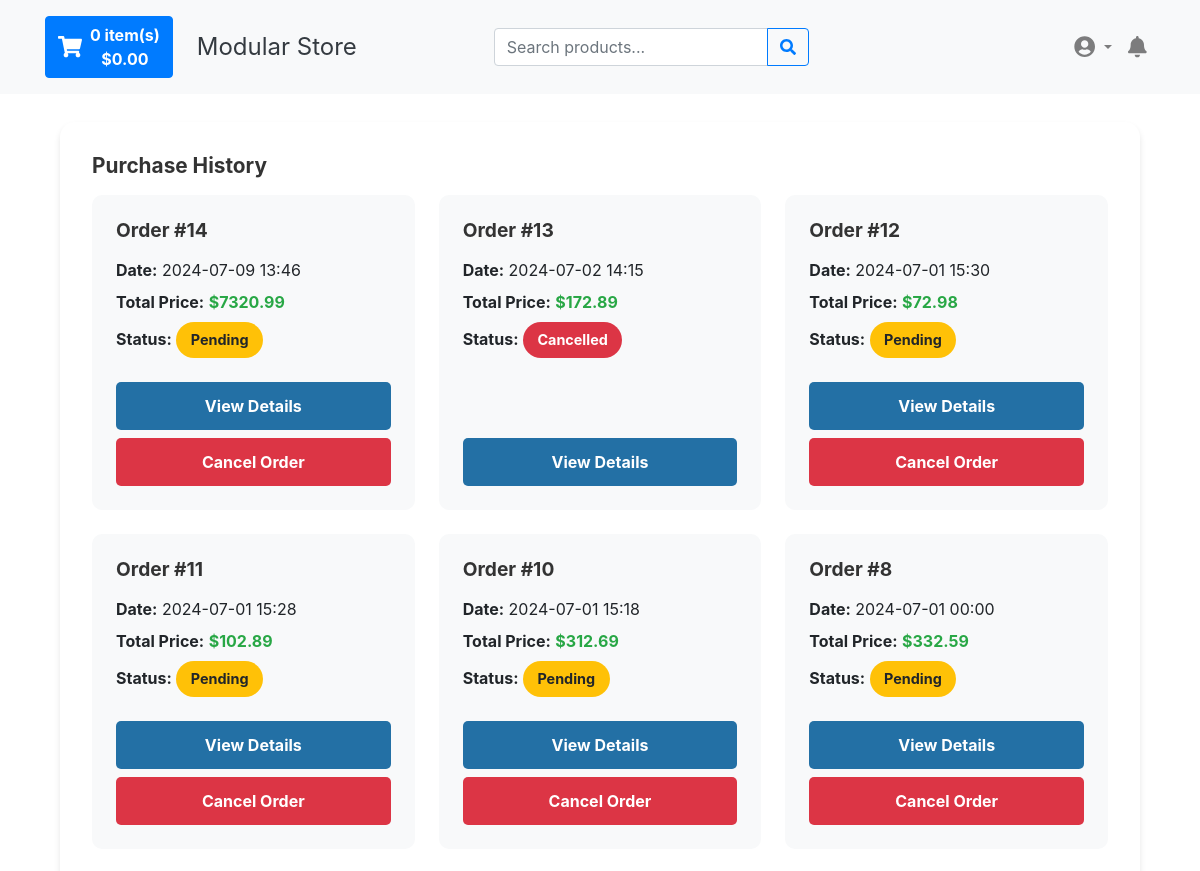
Before: /purchase-history/ (signed in, upper part) with the older database file.
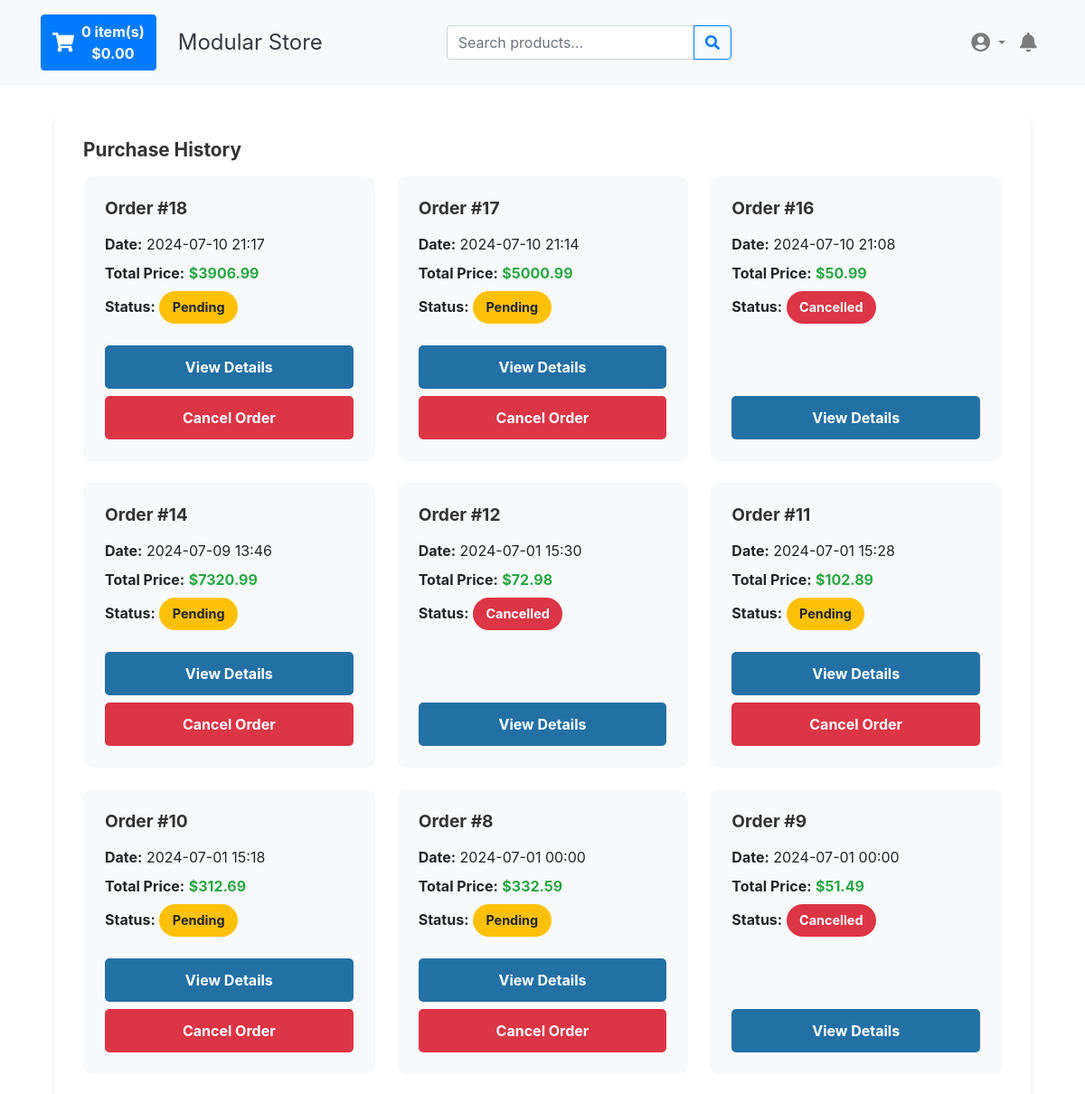
After: the same page with the newer database file.
### modules/db/models.py (models this page shows, shortened)
class Purchase(Base):
    __tablename__ = 'purchases'
    id: Mapped[int] = mapped_column(Integer, primary_key=True, autoincrement=True)
    user_id: Mapped[int] = mapped_column(Integer, ForeignKey('users.id'), nullable=False, index=True)
    date: Mapped[datetime] = mapped_column(DateTime, nullable=False, default=func.now())
    total_price: Mapped[int] = mapped_column(Integer, nullable=False)  # Total price in cents
    discount_amount: Mapped[int] = mapped_column(Integer, nullable=False, default=0)  # Discount amount in cents
    delivery_fee: Mapped[int] = mapped_column(Integer, nullable=False, default=0)  # Delivery fee in cents
    status: Mapped[Optional[str]] = mapped_column(Text)
    tracking_number: Mapped[Optional[str]] = mapped_column(Text)
    shipping_method: Mapped[Optional[str]] = mapped_column(Text)
    payment_method: Mapped[Optional[str]] = mapped_column(Text)
    payment_id: Mapped[Optional[str]] = mapped_column(Text)
    items: Mapped[List["PurchaseItem"]] = relationship('PurchaseItem', lazy='joined')
    shipping_address: Mapped[Optional["ShippingAddress"]] = relationship('ShippingAddress', uselist=False)
    @hybrid_property
    def items_subtotal(self) -> int:
        """Calculate the subtotal of all items in the purchase."""
        return sum(item.quantity * item.price for item in self.items)

### modules/purchase_history/views.py (the view)
@purchase_history_bp.route("/")
@login_required_with_message(message=_("You must be logged in to view your purchase history."))
def purchase_history() -> ResponseValue:
    purchases = db.session.query(Purchase).filter_by(user_id=current_user.id).order_by(Purchase.date.desc()).all()
    return render_template("history.html", purchases=purchases)

### modules/extensions/utils.py (called while the page is built)
def get_locale() -> str:
    if current_user.is_authenticated:
        return current_user.language or AppConfig.DEFAULT_LANG
    accept_languages = request.accept_languages or LanguageAccept()
    best_match = accept_languages.best_match(AppConfig.LANGUAGES)
    return best_match or AppConfig.DEFAULT_LANG

def load_user(user_id: int) -> Optional[User]:
    user: Optional[User] = db.session.get(User, user_id)
    if user:
        db.session.refresh(user)
    return user

### modules/logger.py (called while the page is built)
    def before_request(self) -> None:
        request.start_time = time.time()

### templates/history.html (shortened to what this page needs)
{% extends "base.html" %}
{% block head %}
    <link href="{{ url_for('static', filename='css/purchase_history.css') }}" rel="stylesheet" type="text/css">
{% endblock %}
{% block body %}
    <div class="purchase-history-container">
        <div class="bento-box">
            <h2 class="bento-title">{{ _('Purchase History') }}</h2>
            {% if purchases %}
                <div class="bento-grid">
                    {% for purchase in purchases %}
                        <div class="bento-item purchase-card">
                            <h5 class="purchase-title">{{ _('Order #%(id)d', id=purchase.id) }}</h5>
                            <div class="purchase-info">
                                <p><strong>{{ _('Date') }}:</strong> {{ purchase.date.strftime('%Y-%m-%d %H:%M') }}</p>
                                <p><strong>{{ _('Total Price') }}:</strong> <span class="price">{{ '%.2f' | format(purchase.total_price / 100.0) }}</span></p>
                                <p>
                                    <strong>{{ _('Status') }}:</strong>
                                    <span class="purchase-status status-{{ purchase.status.lower() }}">
                                        {{ purchase.status }}
                                    </span>
                                </p>
                            </div>
                            <div class="purchase-actions">
                                <a href="{{ url_for('purchase_history.purchase_details', purchase_id=purchase.id) }}"
                                   class="bento-button bento-button-primary">{{ _('View Details') }}</a>
                                {% if purchase.status == 'Pending' %}
                                    <form action="{{ url_for('purchase_history.cancel_order', purchase_id=purchase.id) }}" method="POST">
                                        <button type="submit" class="bento-button bento-button-danger"
                                                onclick="return confirm('{{ _('Are you sure you want to cancel this order?') }}')">{{ _('Cancel Order') }}</button>
                                    </form>
                                {% endif %}
                            </div>
                        </div>
                    {% endfor %}
                </div>
            {% else %}
                <div class="bento-item empty-history">
                    <p>{{ _('No purchase history found.') }}</p>
                </div>
            {% endif %}
        </div>
    </div>
{% endblock %}

Changed rows visible on the page:
removed Purchase: date "2024-07-02 14:15", purchase.total_price/100.0 "172.89", status "Cancelled"
added Purchase: date "2024-07-10 21:17", purchase.total_price/100.0 "3906.99", status "Pending"
added Purchase: date "2024-07-10 21:14", purchase.total_price/100.0 "5000.99", status "Pending"
added Purchase: date "2024-07-10 21:08", purchase.total_price/100.0 "50.99", status "Cancelled"
changed Purchase "Order #12": status "Pending" → "Cancelled"; _ "Cancel Order" → (not shown)
now on this page (row unchanged): Purchase: date "2024-07-01 00:00", purchase.total_price/100.0 "51.49", status "Cancelled"
